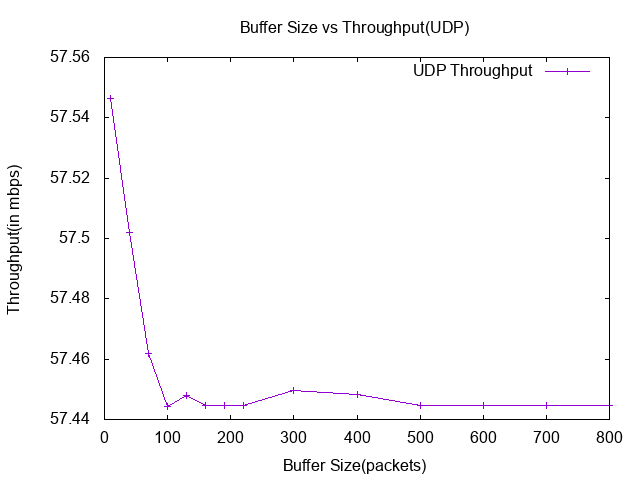

Generate this figure with gnuplot:
set terminal png
set output "buffersize_udp.png"
set title "Buffer Size vs Throughput(UDP)"
set xlabel "Buffer Size(packets)"
set ylabel "Throughput(in mbps)"

set xrange [0:800]
plot "-"  title "UDP Throughput" with linespoints
10 57.5465
40 57.5021
70 57.4618
100 57.4443
130 57.4478
160 57.4448
190 57.4448
220 57.4448
300 57.4496
400 57.4482
500 57.4448
600 57.4448
700 57.4448
800 57.4448
e
